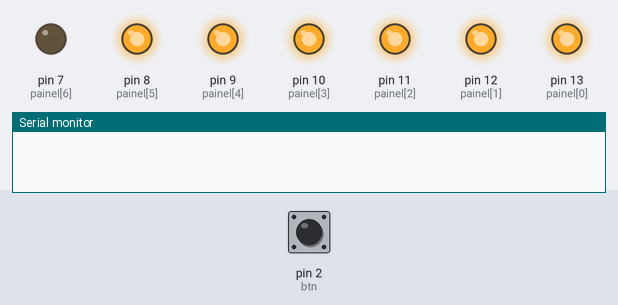
Bench run of a sketch on a simulated Arduino Uno, built with avr-gcc and run on an emulated ATmega328P. Shown: output pins drawn as LEDs (lit = HIGH), the last lines printed to the serial monitor. The test bench sets the inputs (shaded band); at power-on: pin 2 (btn) LOW.

Above: at 1.2 s.
1.3 s: pin 2 (btn) pulled HIGH for 0.15 s
At 1.9 s:
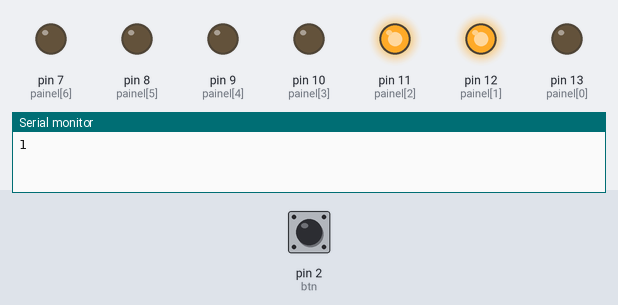
2.9 s: pin 2 (btn) pulled HIGH for 1 s
At 4.3 s:
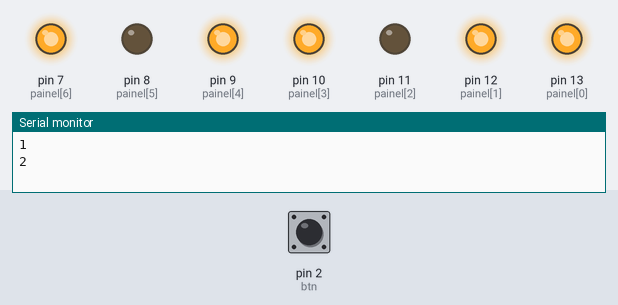
5.4 s: pin 2 (btn) pulled HIGH for 0.15 s
At 6.2 s:
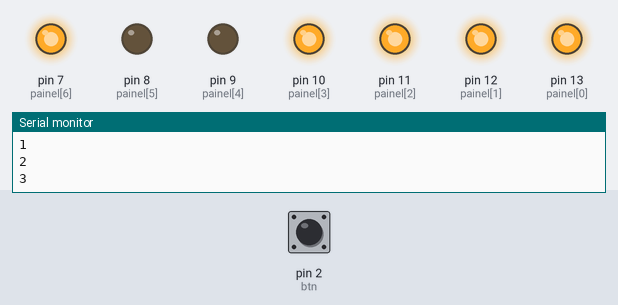
7.0 s: pin 2 (btn) pulled HIGH for 3.2 s
At 7.5 s:
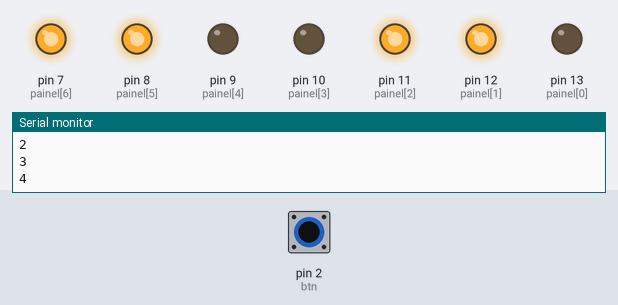
11.7 s: pin 2 (btn) pulled HIGH for 0.15 s
At 12.3 s:
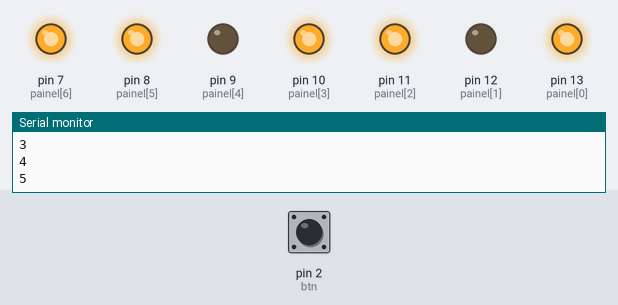
13.3 s: pin 2 (btn) pulled HIGH for 1 s
At 13.6 s:
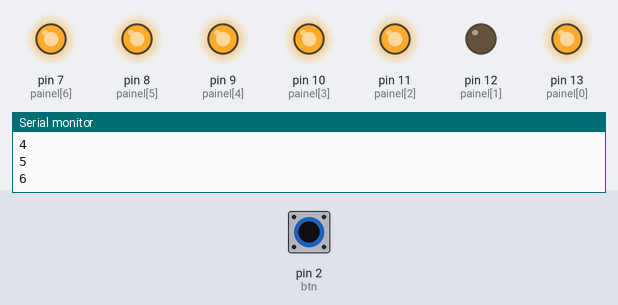
Timing chart, 0 to 16.3 s (numbered marks = the images above; inputs shaded):
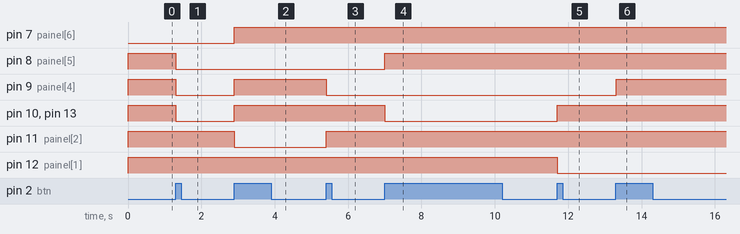

Measured:
- after the input at 1.3 s, pin 8 (painel[5]), pin 9 (painel[4]), pin 10 (painel[3]), pin 13 (painel[0]): HIGH → LOW at once
- after the input at 2.9 s, pin 7 (painel[6]), pin 9 (painel[4]), pin 10 (painel[3]), pin 13 (painel[0]): LOW → HIGH at once; pin 11 (painel[2]): HIGH → LOW at once
- after the input at 5.4 s, pin 9 (painel[4]): HIGH → LOW at once; pin 11 (painel[2]): LOW → HIGH at once
- after the input at 7.0 s, pin 8 (painel[5]): LOW → HIGH at once; pin 10 (painel[3]), pin 13 (painel[0]): HIGH → LOW at once
- after the input at 11.7 s, pin 10 (painel[3]), pin 13 (painel[0]): LOW → HIGH at once; pin 12 (painel[1]): HIGH → LOW at once
- after the input at 13.3 s, pin 9 (painel[4]): LOW → HIGH at once

The sketch:

ativdade_5.ino
```cpp
int painel[] = {13, 12, 11, 10, 9, 8, 7};
int m_painel[10][7] = {
  {1, 1, 1, 1, 1, 1, 0},  // 0
  {0, 1, 1, 0, 0, 0, 0},  // 1
  {1, 1, 0, 1, 1, 0, 1},  // 2
  {1, 1, 1, 1, 0, 0, 1},  // 3
  {0, 1, 1, 0, 0, 1, 1},  // 4
  {1, 0, 1, 1, 0, 1, 1},  // 5
  {1, 0, 1, 1, 1, 1, 1},  // 6
  {1, 1, 1, 0, 0, 0, 0},  // 7
  {1, 1, 1, 1, 1, 1, 1},  // 8
  {1, 1, 1, 1, 0, 1, 1}   // 9
};


int btn = 2;
int vl = 0;
int ult_vl = 0;
int cont = 0;

void setup() {
  for (int p = 0; p < 7; p++) {
    pinMode(painel[p], OUTPUT);
  }
  pinMode(btn, INPUT);
  Serial.begin(9600);
  visor(cont);
}

void loop() {
  vl = digitalRead(btn);
  if (vl == 1 && ult_vl == 0) {
    cont++;
    if (cont > 9) {
      cont = 0;
    }
    visor(cont);
    Serial.println(cont);
  }
  ult_vl = vl;
  delay(50);
}
void visor(int num) {
  for (int p = 0; p < 7; p++) {
    digitalWrite(painel[p], m_painel[num][p]);
  }
}
```
